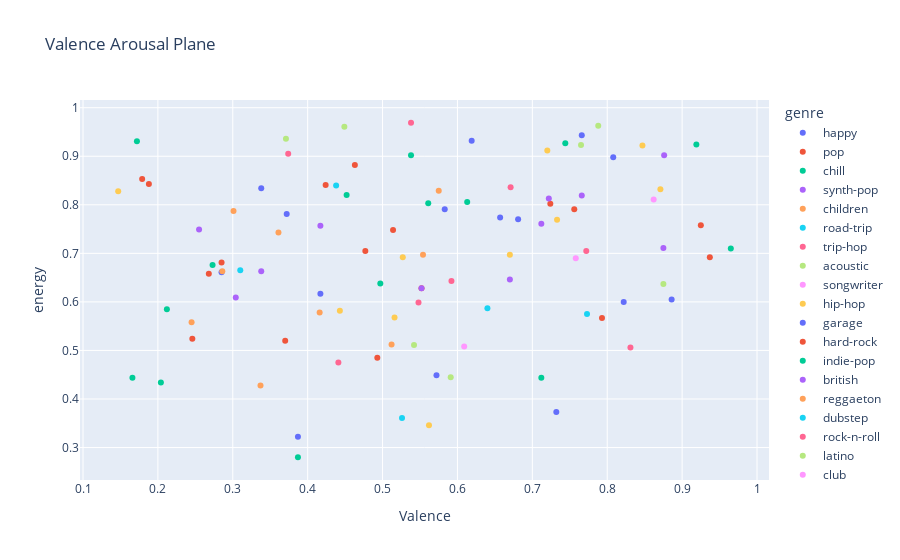

The code cell stored with this chart in its notebook:
### Markdown cell above
*Arousal referred to the energy level of the music,

### Code cell
top_100= df[['track_name', 'artist_name','genre', 'popularity', 'valence', 'energy']].sort_values(by= 'popularity', ascending=False).head(100)
fig = px.scatter(top_100,  x='valence', y="energy", color="genre", 
                 title="Valence Arousal Plane",
                 labels={"valence":"Valence"} # customize axis label
                )

fig.show()

### Figure 1 — Plotly figure (JSON) as saved in the notebook; plotly's stock layout.template omitted (floating-point values rounded to 4 significant figures)
{"data": [{"hovertemplate": "genre=happy<br>Valence=%{x}<br>energy=%{y}<extra></extra>", "legendgroup": "happy", "marker": {"color": "#636efa", "symbol": "circle"}, "mode": "markers", "name": "happy", "orientation": "v", "showlegend": true, "type": "scatter", "x": [0.285, 0.417, 0.732, 0.681], "xaxis": "x", "y": [0.661, 0.617, 0.373, 0.77], "yaxis": "y"}, {"hovertemplate": "genre=pop<br>Valence=%{x}<br>energy=%{y}<extra></extra>", "legendgroup": "pop", "marker": {"color": "#EF553B", "symbol": "circle"}, "mode": "markers", "name": "pop", "orientation": "v", "showlegend": true, "type": "scatter", "x": [0.37, 0.493, 0.477, 0.424, 0.463, 0.756, 0.925, 0.724, 0.552, 0.268, 0.793], "xaxis": "x", "y": [0.52, 0.485, 0.705, 0.841, 0.882, 0.791, 0.758, 0.802, 0.628, 0.658, 0.567], "yaxis": "y"}, {"hovertemplate": "genre=chill<br>Valence=%{x}<br>energy=%{y}<extra></extra>", "legendgroup": "chill", "marker": {"color": "#00cc96", "symbol": "circle"}, "mode": "markers", "name": "chill", "orientation": "v", "showlegend": true, "type": "scatter", "x": [0.387, 0.212, 0.613, 0.166, 0.919, 0.497, 0.204], "xaxis": "x", "y": [0.28, 0.585, 0.806, 0.444, 0.924, 0.638, 0.434], "yaxis": "y"}, {"hovertemplate": "genre=synth-pop<br>Valence=%{x}<br>energy=%{y}<extra></extra>", "legendgroup": "synth-pop", "marker": {"color": "#ab63fa", "symbol": "circle"}, "mode": "markers", "name": "synth-pop", "orientation": "v", "showlegend": true, "type": "scatter", "x": [0.876, 0.766, 0.875], "xaxis": "x", "y": [0.902, 0.819, 0.711], "yaxis": "y"}, {"hovertemplate": "genre=children<br>Valence=%{x}<br>energy=%{y}<extra></extra>", "legendgroup": "children", "marker": {"color": "#FFA15A", "symbol": "circle"}, "mode": "markers", "name": "children", "orientation": "v", "showlegend": true, "type": "scatter", "x": [0.575, 0.286, 0.301, 0.337, 0.245, 0.416], "xaxis": "x", "y": [0.829, 0.663, 0.787, 0.428, 0.558, 0.578], "yaxis": "y"}, {"hovertemplate": "genre=road-trip<br>Valence=%{x}<br>energy=%{y}<extra></extra>", "legendgroup": "road-trip", "marker": {"color": "#19d3f3", "symbol": "circle"}, "mode": "markers", "name": "road-trip", "orientation": "v", "showlegend": true, "type": "scatter", "x": [0.31, 0.773], "xaxis": "x", "y": [0.665, 0.575], "yaxis": "y"}, {"hovertemplate": "genre=trip-hop<br>Valence=%{x}<br>energy=%{y}<extra></extra>", "legendgroup": "trip-hop", "marker": {"color": "#FF6692", "symbol": "circle"}, "mode": "markers", "name": "trip-hop", "orientation": "v", "showlegend": true, "type": "scatter", "x": [0.772], "xaxis": "x", "y": [0.705], "yaxis": "y"}, {"hovertemplate": "genre=acoustic<br>Valence=%{x}<br>energy=%{y}<extra></extra>", "legendgroup": "acoustic", "marker": {"color": "#B6E880", "symbol": "circle"}, "mode": "markers", "name": "acoustic", "orientation": "v", "showlegend": true, "type": "scatter", "x": [0.591, 0.542], "xaxis": "x", "y": [0.445, 0.511], "yaxis": "y"}, {"hovertemplate": "genre=songwriter<br>Valence=%{x}<br>energy=%{y}<extra></extra>", "legendgroup": "songwriter", "marker": {"color": "#FF97FF", "symbol": "circle"}, "mode": "markers", "name": "songwriter", "orientation": "v", "showlegend": true, "type": "scatter", "x": [0.609], "xaxis": "x", "y": [0.508], "yaxis": "y"}, {"hovertemplate": "genre=hip-hop<br>Valence=%{x}<br>energy=%{y}<extra></extra>", "legendgroup": "hip-hop", "marker": {"color": "#FECB52", "symbol": "circle"}, "mode": "markers", "name": "hip-hop", "orientation": "v", "showlegend": true, "type": "scatter", "x": [0.733, 0.562, 0.67, 0.443, 0.527], "xaxis": "x", "y": [0.769, 0.346, 0.697, 0.582, 0.692], "yaxis": "y"}, {"hovertemplate": "genre=garage<br>Valence=%{x}<br>energy=%{y}<extra></extra>", "legendgroup": "garage", "marker": {"color": "#636efa", "symbol": "circle"}, "mode": "markers", "name": "garage", "orientation": "v", "showlegend": true, "type": "scatter", "x": [0.583], "xaxis": "x", "y": [0.791], "yaxis": "y"}, {"hovertemplate": "genre=hard-rock<br>Valence=%{x}<br>energy=%{y}<extra></extra>", "legendgroup": "hard-rock", "marker": {"color": "#EF553B", "symbol": "circle"}, "mode": "markers", "name": "hard-rock", "orientation": "v", "showlegend": true, "type": "scatter", "x": [0.514, 0.246, 0.285, 0.188], "xaxis": "x", "y": [0.748, 0.524, 0.681, 0.843], "yaxis": "y"}, {"hovertemplate": "genre=indie-pop<br>Valence=%{x}<br>energy=%{y}<extra></extra>", "legendgroup": "indie-pop", "marker": {"color": "#00cc96", "symbol": "circle"}, "mode": "markers", "name": "indie-pop", "orientation": "v", "showlegend": true, "type": "scatter", "x": [0.965, 0.538, 0.561, 0.172, 0.273], "xaxis": "x", "y": [0.71, 0.902, 0.803, 0.931, 0.676], "yaxis": "y"}, {"hovertemplate": "genre=british<br>Valence=%{x}<br>energy=%{y}<extra></extra>", "legendgroup": "british", "marker": {"color": "#ab63fa", "symbol": "circle"}, "mode": "markers", "name": "british", "orientation": "v", "showlegend": true, "type": "scatter", "x": [0.255, 0.712, 0.338], "xaxis": "x", "y": [0.749, 0.761, 0.663], "yaxis": "y"}, {"hovertemplate": "genre=reggaeton<br>Valence=%{x}<br>energy=%{y}<extra></extra>", "legendgroup": "reggaeton", "marker": {"color": "#FFA15A", "symbol": "circle"}, "mode": "markers", "name": "reggaeton", "orientation": "v", "showlegend": true, "type": "scatter", "x": [0.554], "xaxis": "x", "y": [0.697], "yaxis": "y"}, {"hovertemplate": "genre=dubstep<br>Valence=%{x}<br>energy=%{y}<extra></extra>", "legendgroup": "dubstep", "marker": {"color": "#19d3f3", "symbol": "circle"}, "mode": "markers", "name": "dubstep", "orientation": "v", "showlegend": true, "type": "scatter", "x": [0.438], "xaxis": "x", "y": [0.84], "yaxis": "y"}, {"hovertemplate": "genre=rock-n-roll<br>Valence=%{x}<br>energy=%{y}<extra></extra>", "legendgroup": "rock-n-roll", "marker": {"color": "#FF6692", "symbol": "circle"}, "mode": "markers", "name": "rock-n-roll", "orientation": "v", "showlegend": true, "type": "scatter", "x": [0.374, 0.538, 0.671, 0.831], "xaxis": "x", "y": [0.905, 0.969, 0.836, 0.506], "yaxis": "y"}, {"hovertemplate": "genre=latino<br>Valence=%{x}<br>energy=%{y}<extra></extra>", "legendgroup": "latino", "marker": {"color": "#B6E880", "symbol": "circle"}, "mode": "markers", "name": "latino", "orientation": "v", "showlegend": true, "type": "scatter", "x": [0.788, 0.875], "xaxis": "x", "y": [0.963, 0.637], "yaxis": "y"}, {"hovertemplate": "genre=club<br>Valence=%{x}<br>energy=%{y}<extra></extra>", "legendgroup": "club", "marker": {"color": "#FF97FF", "symbol": "circle"}, "mode": "markers", "name": "club", "orientation": "v", "showlegend": true, "type": "scatter", "x": [0.862], "xaxis": "x", "y": [0.811], "yaxis": "y"}, {"hovertemplate": "genre=afrobeat<br>Valence=%{x}<br>energy=%{y}<extra></extra>", "legendgroup": "afrobeat", "marker": {"color": "#FECB52", "symbol": "circle"}, "mode": "markers", "name": "afrobeat", "orientation": "v", "showlegend": true, "type": "scatter", "x": [0.871, 0.847], "xaxis": "x", "y": [0.832, 0.922], "yaxis": "y"}, {"hovertemplate": "genre=rock<br>Valence=%{x}<br>energy=%{y}<extra></extra>", "legendgroup": "rock", "marker": {"color": "#636efa", "symbol": "circle"}, "mode": "markers", "name": "rock", "orientation": "v", "showlegend": true, "type": "scatter", "x": [0.766, 0.886, 0.808, 0.338, 0.619, 0.657, 0.387, 0.372, 0.572], "xaxis": "x", "y": [0.943, 0.605, 0.898, 0.834, 0.932, 0.774, 0.322, 0.781, 0.449], "yaxis": "y"}, {"hovertemplate": "genre=french<br>Valence=%{x}<br>energy=%{y}<extra></extra>", "legendgroup": "french", "marker": {"color": "#EF553B", "symbol": "circle"}, "mode": "markers", "name": "french", "orientation": "v", "showlegend": true, "type": "scatter", "x": [0.937], "xaxis": "x", "y": [0.692], "yaxis": "y"}, {"hovertemplate": "genre=sad<br>Valence=%{x}<br>energy=%{y}<extra></extra>", "legendgroup": "sad", "marker": {"color": "#00cc96", "symbol": "circle"}, "mode": "markers", "name": "sad", "orientation": "v", "showlegend": true, "type": "scatter", "x": [0.712], "xaxis": "x", "y": [0.444], "yaxis": "y"}, {"hovertemplate": "genre=disco<br>Valence=%{x}<br>energy=%{y}<extra></extra>", "legendgroup": "disco", "marker": {"color": "#ab63fa", "symbol": "circle"}, "mode": "markers", "name": "disco", "orientation": "v", "showlegend": true, "type": "scatter", "x": [0.304, 0.417, 0.722, 0.552], "xaxis": "x", "y": [0.609, 0.757, 0.813, 0.628], "yaxis": "y"}, {"hovertemplate": "genre=piano<br>Valence=%{x}<br>energy=%{y}<extra></extra>", "legendgroup": "piano", "marker": {"color": "#FFA15A", "symbol": "circle"}, "mode": "markers", "name": "piano", "orientation": "v", "showlegend": true, "type": "scatter", "x": [0.361], "xaxis": "x", "y": [0.743], "yaxis": "y"}, {"hovertemplate": "genre=spanish<br>Valence=%{x}<br>energy=%{y}<extra></extra>", "legendgroup": "spanish", "marker": {"color": "#19d3f3", "symbol": "circle"}, "mode": "markers", "name": "spanish", "orientation": "v", "showlegend": true, "type": "scatter", "x": [0.526], "xaxis": "x", "y": [0.361], "yaxis": "y"}, {"hovertemplate": "genre=latin<br>Valence=%{x}<br>energy=%{y}<extra></extra>", "legendgroup": "latin", "marker": {"color": "#FF6692", "symbol": "circle"}, "mode": "markers", "name": "latin", "orientation": "v", "showlegend": true, "type": "scatter", "x": [0.592, 0.441], "xaxis": "x", "y": [0.643, 0.475], "yaxis": "y"}, {"hovertemplate": "genre=alternative<br>Valence=%{x}<br>energy=%{y}<extra></extra>", "legendgroup": "alternative", "marker": {"color": "#B6E880", "symbol": "circle"}, "mode": "markers", "name": "alternative", "orientation": "v", "showlegend": true, "type": "scatter", "x": [0.765, 0.371], "xaxis": "x", "y": [0.923, 0.936], "yaxis": "y"}, {"hovertemplate": "genre=dance<br>Valence=%{x}<br>energy=%{y}<extra></extra>", "legendgroup": "dance", "marker": {"color": "#FF97FF", "symbol": "circle"}, "mode": "markers", "name": "dance", "orientation": "v", "showlegend": true, "type": "scatter", "x": [0.758], "xaxis": "x", "y": [0.69], "yaxis": "y"}, {"hovertemplate": "genre=alt-rock<br>Valence=%{x}<br>energy=%{y}<extra></extra>", "legendgroup": "alt-rock", "marker": {"color": "#FECB52", "symbol": "circle"}, "mode": "markers", "name": "alt-rock", "orientation": "v", "showlegend": true, "type": "scatter", "x": [0.72, 0.147, 0.516], "xaxis": "x", "y": [0.912, 0.828, 0.568], "yaxis": "y"}, {"hovertemplate": "genre=dancehall<br>Valence=%{x}<br>energy=%{y}<extra></extra>", "legendgroup": "dancehall", "marker": {"color": "#636efa", "symbol": "circle"}, "mode": "markers", "name": "dancehall", "orientation": "v", "showlegend": true, "type": "scatter", "x": [0.822], "xaxis": "x", "y": [0.6], "yaxis": "y"}, {"hovertemplate": "genre=grunge<br>Valence=%{x}<br>energy=%{y}<extra></extra>", "legendgroup": "grunge", "marker": {"color": "#EF553B", "symbol": "circle"}, "mode": "markers", "name": "grunge", "orientation": "v", "showlegend": true, "type": "scatter", "x": [0.179], "xaxis": "x", "y": [0.853], "yaxis": "y"}, {"hovertemplate": "genre=rainy-day<br>Valence=%{x}<br>energy=%{y}<extra></extra>", "legendgroup": "rainy-day", "marker": {"color": "#00cc96", "symbol": "circle"}, "mode": "markers", "name": "rainy-day", "orientation": "v", "showlegend": true, "type": "scatter", "x": [0.744, 0.452], "xaxis": "x", "y": [0.927, 0.82], "yaxis": "y"}, {"hovertemplate": "genre=groove<br>Valence=%{x}<br>energy=%{y}<extra></extra>", "legendgroup": "groove", "marker": {"color": "#ab63fa", "symbol": "circle"}, "mode": "markers", "name": "groove", "orientation": "v", "showlegend": true, "type": "scatter", "x": [0.67], "xaxis": "x", "y": [0.646], "yaxis": "y"}, {"hovertemplate": "genre=german<br>Valence=%{x}<br>energy=%{y}<extra></extra>", "legendgroup": "german", "marker": {"color": "#FFA15A", "symbol": "circle"}, "mode": "markers", "name": "german", "orientation": "v", "showlegend": true, "type": "scatter", "x": [0.512], "xaxis": "x", "y": [0.512], "yaxis": "y"}, {"hovertemplate": "genre=summer<br>Valence=%{x}<br>energy=%{y}<extra></extra>", "legendgroup": "summer", "marker": {"color": "#19d3f3", "symbol": "circle"}, "mode": "markers", "name": "summer", "orientation": "v", "showlegend": true, "type": "scatter", "x": [0.64], "xaxis": "x", "y": [0.587], "yaxis": "y"}, {"hovertemplate": "genre=pop-film<br>Valence=%{x}<br>energy=%{y}<extra></extra>", "legendgroup": "pop-film", "marker": {"color": "#FF6692", "symbol": "circle"}, "mode": "markers", "name": "pop-film", "orientation": "v", "showlegend": true, "type": "scatter", "x": [0.548], "xaxis": "x", "y": [0.599], "yaxis": "y"}, {"hovertemplate": "genre=work-out<br>Valence=%{x}<br>energy=%{y}<extra></extra>", "legendgroup": "work-out", "marker": {"color": "#B6E880", "symbol": "circle"}, "mode": "markers", "name": "work-out", "orientation": "v", "showlegend": true, "type": "scatter", "x": [0.449], "xaxis": "x", "y": [0.961], "yaxis": "y"}], "layout": {"legend": {"title": {"text": "genre"}, "tracegroupgap": 0}, "title": {"text": "Valence Arousal Plane"}, "xaxis": {"anchor": "y", "domain": [0, 1], "title": {"text": "Valence"}}, "yaxis": {"anchor": "x", "domain": [0, 1], "title": {"text": "energy"}}}}
